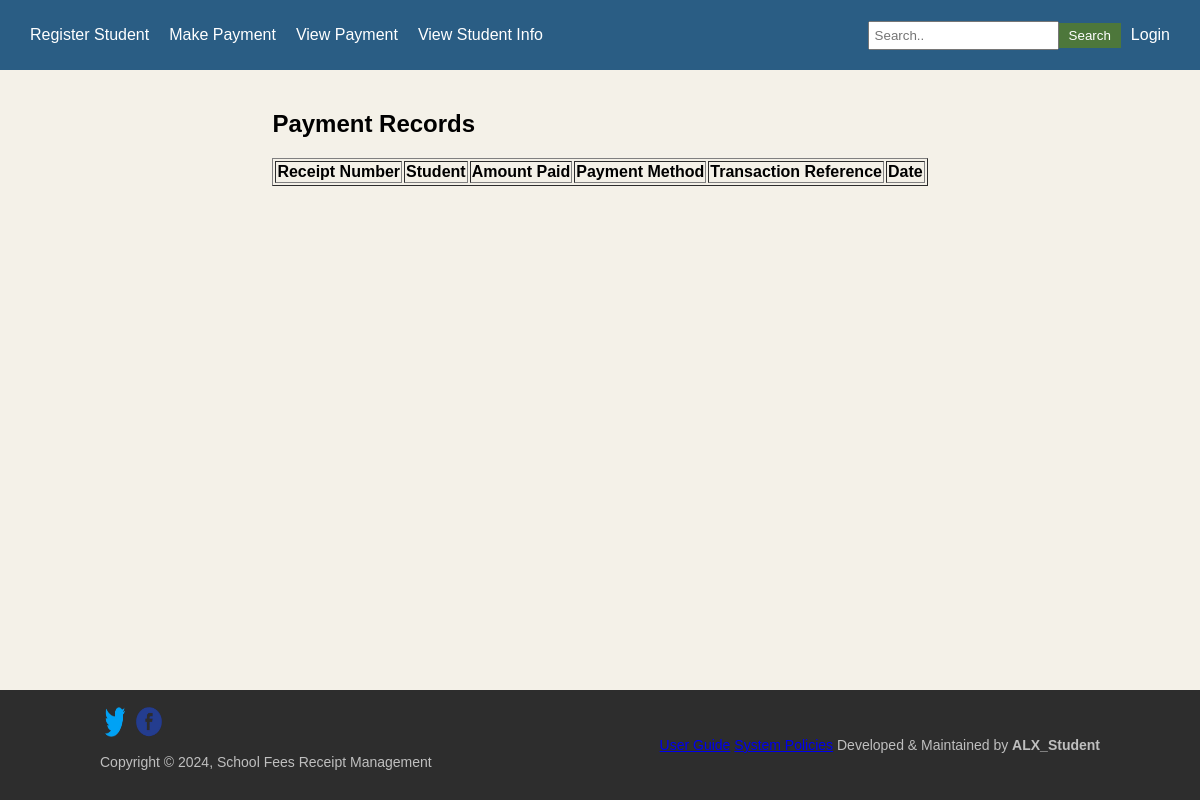
/payments/payments/, run on an earlier commit of the app's database.
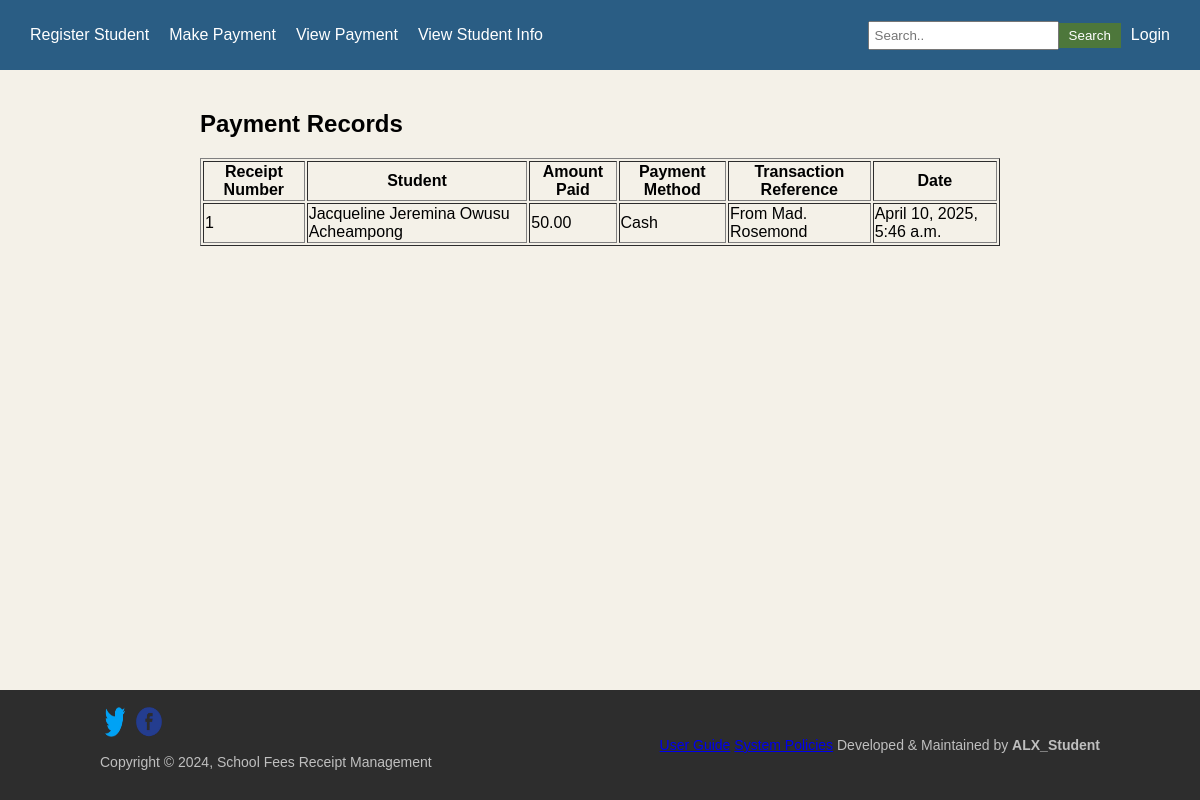
And on a later commit of the database.
### Payment_App/models.py (models this page shows, shortened)
class Payment(models.Model):
    student = models.ForeignKey(StudentRecords, on_delete=models.CASCADE)  # Foreign Key to Student
    amount_paid = models.DecimalField(max_digits=10, decimal_places=2)
    payment_method = models.CharField(max_length=50, choices=[
        ("Cash", "Cash"),
        ("Bank Transfer", "Bank Transfer"),
        ("Mobile Money", "Mobile Money"),
    ])
    transaction_reference = models.CharField(max_length=50, unique=True)
    receipt_number = models.PositiveIntegerField(unique=True, blank=True, null=True)
    created_at = models.DateTimeField(auto_now_add=True)
    updated_at = models.DateTimeField(auto_now=True)

### StudentInformation_App/models.py (models this page shows, shortened)
class StudentRecords(models.Model):
    registered_by = models.ForeignKey(User, on_delete=models.SET_NULL, null=True, related_name="registered_students")
    name = models.CharField(max_length=100)
    admission_number = models.IntegerField(unique=True)  # Ensures uniqueness
    grade = models.CharField(max_length=50, default="Unknown")
    guardian_name = models.CharField(max_length=100, default="Unknown") # Added guardian name
    guardian_contact = models.CharField(max_length=10)
    created_at = models.DateTimeField(auto_now_add=True)
    updated_at = models.DateTimeField(auto_now=True)

### Payment_App/views.py (the view)
# urls.py: path("payments/", payment_list, name="payment_list"),
def payment_list(request):
    payments = Payment.objects.all()
    return render(request, "Payment_App/payment_list.html", {"payments": payments})

### Payment_App/templates/Payment_App/payment_list.html
{% extends 'Authentication_App/base.html' %}
{% block navbar %}
<nav class="navbar">
 <div class="nav-left">
  <a href="{% url 'register_student' %}">Register Student</a>
  <a href="{% url 'make_payment' %}">Make Payment</a>
  <a href="{% url 'view_receipt' %}">View Payment</a>
  <a href="{% url 'student_list' %}">View Student Info</a>
 </div>
 <div class="nav-right">
  <input type="text" placeholder="Search..">
  <button>Search</button>
  {% if user.is_authenticated %}
  <form action="{% url 'logout' %}" method="post" style="display: inline;">
   {% csrf_token %}
   <button type="submit" style="background: none; border: none; color: white; cursor: pointer;">
    Logout
   </button>
  </form>
  {% else %}
  <a href="{% url 'login' %}">Login</a>
  {% endif %}
 </div>
</nav>
{% endblock %}
{% block content %}
<h2>Payment Records</h2>
<table border="1">
 <tr>
  <th>Receipt Number</th>
  <th>Student</th>
  <th>Amount Paid</th>
  <th>Payment Method</th>
  <th>Transaction Reference</th>
  <th>Date</th>
 </tr>
 {% for payment in payments %}
 <tr>
  <td>{{ payment.receipt_number }}</td>
  <td>{{ payment.student.name }}</td>
  <td>{{ payment.amount_paid }}</td>
  <td>{{ payment.payment_method }}</td>
  <td>{{ payment.transaction_reference }}</td>
  <td>{{ payment.created_at }}</td>
 </tr>
 {% endfor %}
</table>
{% endblock %}

What changed in the data, as far as the page shows it:
added Payment: receipt_number "1", student.name "Jacqueline Jeremina Owusu Acheampong", amount_paid "50.00", payment_method "Cash", transaction_reference "From Mad. Rosemond", created_at "April 10, 2025, 5:46 a.m."
